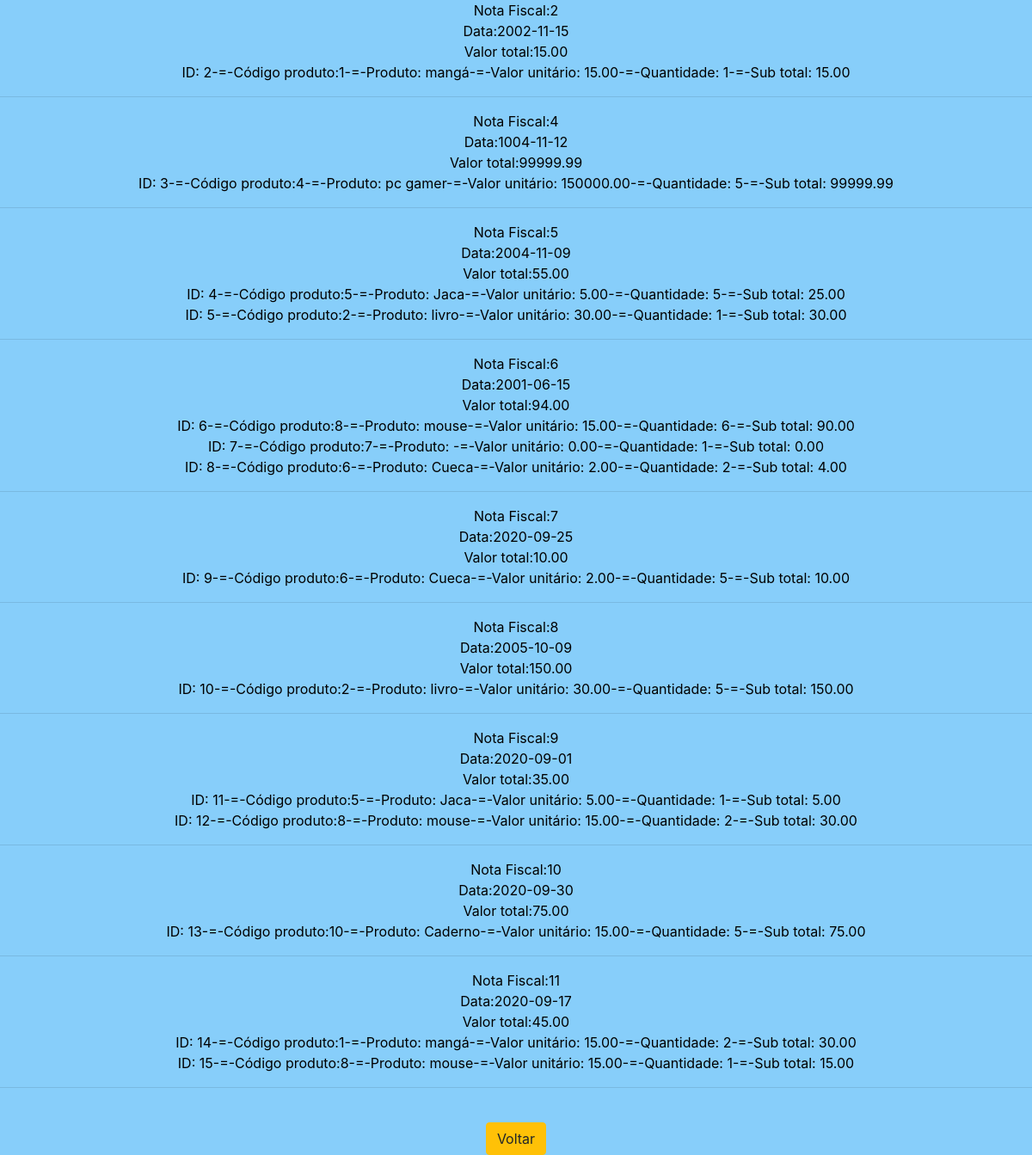
/verNF.php, run on the app's committed database.
### tables this page shows
CREATE TABLE `nota_fiscal` (
  `nf` int(11) NOT NULL,
  `data` date DEFAULT NULL,
  `valor_total` decimal(10,2) DEFAULT NULL
);

CREATE TABLE `itens_nf` (
  `id` int(11) NOT NULL,
  `cod_produto` int(11) DEFAULT NULL,
  `num_nf` int(11) DEFAULT NULL,
  `qtde` int(11) DEFAULT NULL,
  `subtotal` decimal(7,2) DEFAULT NULL
);

CREATE TABLE `produtos` (
  `id` int(11) NOT NULL,
  `nome` varchar(50) DEFAULT NULL,
  `preco` decimal(10,2) DEFAULT NULL
);

### verNF.php (the view, shortened to what this page needs)
<?php
include 'conecta.php';
$consulta = "SELECT * FROM nota_fiscal";
foreach ($conex -> query($consulta) as $linhaAtual) {
	echo "Nota Fiscal:".$linhaAtual['nf']."<br>";
	echo "Data:".$linhaAtual['data']."<br>";
	echo "Valor total:".$linhaAtual['valor_total']."<br>";
	$nota = $linhaAtual['nf'];
	$consulta2 = "SELECT * FROM itens_nf WHERE num_nf = '$nota'";
	foreach ($conex -> query($consulta2) as $linhaAtual2) {
		echo "ID: ". $linhaAtual2['id'] ."-=-";
		echo "Código produto:".$linhaAtual2['cod_produto']."-=-";
		$codigo =$linhaAtual2['cod_produto'];
		$consulta3 = "SELECT * FROM produtos WHERE id='$codigo'";
		foreach ($conex -> query($consulta3) as $linhaAtual3) {
			echo "Produto: ".$linhaAtual3['nome']."-=-";
			echo "Valor unitário: ".$linhaAtual3['preco']."-=-";
		}
		echo "Quantidade: ".$linhaAtual2['qtde']."-=-";
		echo "Sub total: ".$linhaAtual2['subtotal']."<br>";
	}
	echo "<hr>";
}
?>
<a href="index.php" type="submit" class="btn btn-warning" role="button">Voltar</a>
	<link rel="stylesheet" type="text/css" href="css/bootstrap.css">

### data on the page
nota_fiscal: nf "2", data "2002-11-15", valor_total "15.00"
itens_nf: id "2", cod_produto "1", qtde "1", subtotal "15.00"
produtos: nome "mangá", preco "15.00"
nota_fiscal: nf "4", data "1004-11-12", valor_total "99999.99"
itens_nf: id "3", cod_produto "4", qtde "5", subtotal "99999.99"
produtos: nome "pc gamer", preco "150000.00"
nota_fiscal: nf "5", data "2004-11-09", valor_total "55.00"
itens_nf: id "4", cod_produto "5", qtde "5", subtotal "25.00"
produtos: nome "Jaca", preco "5.00"
itens_nf: id "5", cod_produto "2", qtde "1", subtotal "30.00"
produtos: nome "livro", preco "30.00"
nota_fiscal: nf "6", data "2001-06-15", valor_total "94.00"
itens_nf: id "6", cod_produto "8", qtde "6", subtotal "90.00"
produtos: nome "mouse", preco "15.00"
itens_nf: id "7", cod_produto "7", qtde "1", subtotal "0.00"
produtos: preco "0.00"
itens_nf: id "8", cod_produto "6", qtde "2", subtotal "4.00"
produtos: nome "Cueca", preco "2.00"
nota_fiscal: nf "7", data "2020-09-25", valor_total "10.00"
itens_nf: id "9", cod_produto "6", qtde "5", subtotal "10.00"
nota_fiscal: nf "8", data "2005-10-09", valor_total "150.00"
itens_nf: id "10", cod_produto "2", qtde "5", subtotal "150.00"
nota_fiscal: nf "9", data "2020-09-01", valor_total "35.00"
itens_nf: id "11", cod_produto "5", qtde "1", subtotal "5.00"
itens_nf: id "12", cod_produto "8", qtde "2", subtotal "30.00"
nota_fiscal: nf "10", data "2020-09-30", valor_total "75.00"
itens_nf: id "13", cod_produto "10", qtde "5", subtotal "75.00"
produtos: nome "Caderno", preco "15.00"
nota_fiscal: nf "11", data "2020-09-17", valor_total "45.00"
itens_nf: id "14", cod_produto "1", qtde "2", subtotal "30.00"
itens_nf: id "15", cod_produto "8", qtde "1", subtotal "15.00"
